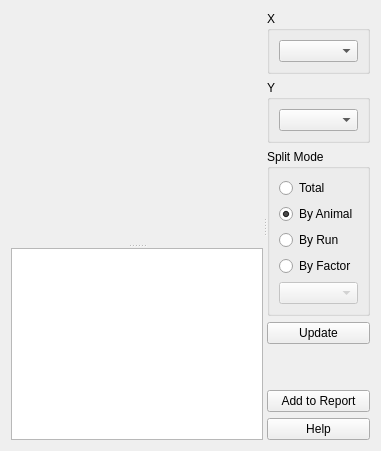
<?xml version="1.0" encoding="UTF-8"?>
<ui version="4.0">
 <author>Anton Rau</author>
 <class>CorrelationWidget</class>
 <widget class="QWidget" name="CorrelationWidget">
  <layout class="QVBoxLayout" name="verticalLayout">
   <item>
    <widget class="QSplitter" name="splitterHorizontal">
     <property name="orientation">
      <enum>Qt::Orientation::Horizontal</enum>
     </property>
     <widget class="QSplitter" name="splitterVertical">
      <property name="sizePolicy">
       <sizepolicy hsizetype="Expanding" vsizetype="Expanding">
        <horstretch>1</horstretch>
        <verstretch>0</verstretch>
       </sizepolicy>
      </property>
      <property name="orientation">
       <enum>Qt::Orientation::Vertical</enum>
      </property>
      <widget class="MplCanvas" name="canvas" native="true">
       <property name="sizePolicy">
        <sizepolicy hsizetype="Preferred" vsizetype="Preferred">
         <horstretch>0</horstretch>
         <verstretch>1</verstretch>
        </sizepolicy>
       </property>
      </widget>
      <widget class="QTextEdit" name="textEdit">
       <property name="undoRedoEnabled">
        <bool>false</bool>
       </property>
       <property name="readOnly">
        <bool>true</bool>
       </property>
      </widget>
     </widget>
     <widget class="QWidget" name="widgetSettings" native="true">
      <layout class="QVBoxLayout" name="verticalLayout_2">
       <item>
        <widget class="QGroupBox" name="groupBoxX">
         <property name="title">
          <string>X</string>
         </property>
         <layout class="QVBoxLayout" name="verticalLayout_4">
          <item>
           <widget class="VariableSelector" name="variableSelectorX"/>
          </item>
         </layout>
        </widget>
       </item>
       <item>
        <widget class="QGroupBox" name="groupBoxY">
         <property name="title">
          <string>Y</string>
         </property>
         <layout class="QVBoxLayout" name="verticalLayout_5">
          <item>
           <widget class="VariableSelector" name="variableSelectorY"/>
          </item>
         </layout>
        </widget>
       </item>
       <item>
        <widget class="QGroupBox" name="groupBoxSplitMode">
         <property name="title">
          <string>Split Mode</string>
         </property>
         <layout class="QVBoxLayout" name="verticalLayout_7">
          <item>
           <widget class="QRadioButton" name="radioButtonSplitTotal">
            <property name="text">
             <string>Total</string>
            </property>
           </widget>
          </item>
          <item>
           <widget class="QRadioButton" name="radioButtonSplitByAnimal">
            <property name="text">
             <string>By Animal</string>
            </property>
            <property name="checked">
             <bool>true</bool>
            </property>
           </widget>
          </item>
          <item>
           <widget class="QRadioButton" name="radioButtonSplitByRun">
            <property name="text">
             <string>By Run</string>
            </property>
           </widget>
          </item>
          <item>
           <widget class="QRadioButton" name="radioButtonSplitByFactor">
            <property name="text">
             <string>By Factor</string>
            </property>
           </widget>
          </item>
          <item>
           <widget class="FactorSelector" name="factorSelector">
            <property name="enabled">
             <bool>false</bool>
            </property>
           </widget>
          </item>
         </layout>
        </widget>
       </item>
       <item>
        <widget class="QPushButton" name="pushButtonUpdate">
         <property name="text">
          <string>Update</string>
         </property>
        </widget>
       </item>
       <item>
        <spacer name="verticalSpacer">
         <property name="orientation">
          <enum>Qt::Orientation::Vertical</enum>
         </property>
         <property name="sizeHint" stdset="0">
          <size>
           <width>20</width>
           <height>40</height>
          </size>
         </property>
        </spacer>
       </item>
       <item>
        <widget class="QPushButton" name="pushButtonAddReport">
         <property name="text">
          <string>Add to Report</string>
         </property>
        </widget>
       </item>
       <item>
        <widget class="QPushButton" name="pushButtonHelp">
         <property name="text">
          <string>Help</string>
         </property>
         <property name="icon">
          <iconset resource="../../../../resources/resources.qrc">
           <normaloff>:/icons/icons8-help-16.png</normaloff>:/icons/icons8-help-16.png</iconset>
         </property>
        </widget>
       </item>
      </layout>
     </widget>
    </widget>
   </item>
  </layout>
 </widget>
 <customwidgets>
  <customwidget>
   <class>MplCanvas</class>
   <extends>QWidget</extends>
   <header>tse_analytics.views.misc.MplCanvas</header>
   <container>1</container>
  </customwidget>
  <customwidget>
   <class>VariableSelector</class>
   <extends>QComboBox</extends>
   <header>tse_analytics.views.misc.variable_selector</header>
  </customwidget>
  <customwidget>
   <class>FactorSelector</class>
   <extends>QComboBox</extends>
   <header>tse_analytics.views.misc.factor_selector</header>
  </customwidget>
 </customwidgets>
 <resources>
  <include location="../../../../resources/resources.qrc"/>
 </resources>
 <connections/>
</ui>
